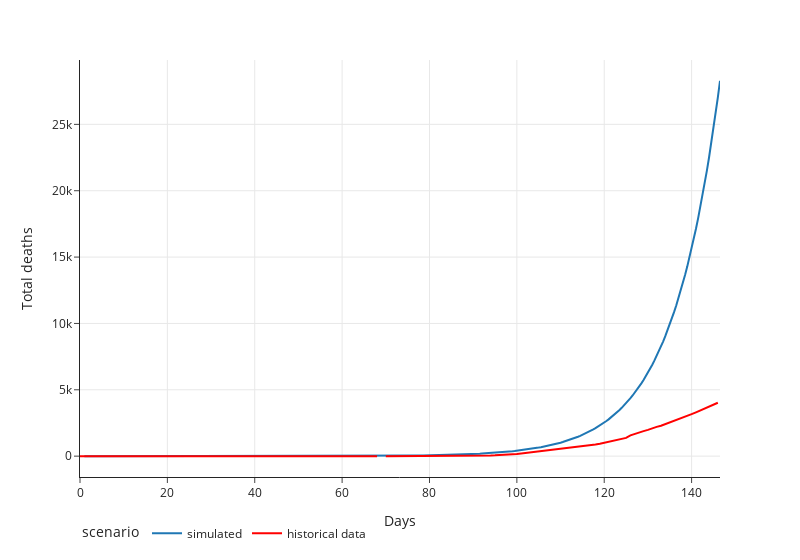

This figure's notebook cell:
### Markdown cell above
## Total deaths
Comparison of the historical and simulated total deaths over the first 146 days of the pandemic

### Code cell
sim.reference_plot(sim.get_run_data(),reference,'covid_deaths','total_deaths','Days','Total deaths','','Reference plot without lockdown 1.0')

### Figure 1 — Plotly figure (JSON) as saved in the notebook; plotly's stock layout.template omitted (floating-point values rounded to 4 significant figures; data arrays with more than 128 entries replaced by an {"elided": "..."} marker saying what was removed)
{"data": [{"hovertemplate": "scenario=simulated<br>time=%{x}<br>covid_deaths=%{y}<extra></extra>", "legendgroup": "simulated", "line": {"color": "#1F77B4", "dash": "solid"}, "mode": "lines", "name": "simulated", "orientation": "v", "showlegend": true, "type": "scatter", "x": {"elided": "292 float values"}, "xaxis": "x", "y": {"elided": "292 float values"}, "yaxis": "y"}, {"line": {"color": "red"}, "mode": "lines", "name": "historical data", "showlegend": true, "type": "scatter", "x": {"elided": "147 int values"}, "y": {"elided": "147 int values"}}], "layout": {"legend": {"orientation": "h", "title": {"text": "scenario"}, "tracegroupgap": 0}, "margin": {"t": 60}, "width": 800, "xaxis": {"anchor": "y", "domain": [0, 1], "title": {"text": "Days"}}, "yaxis": {"anchor": "x", "domain": [0, 1], "title": {"text": "Total deaths"}}}}
